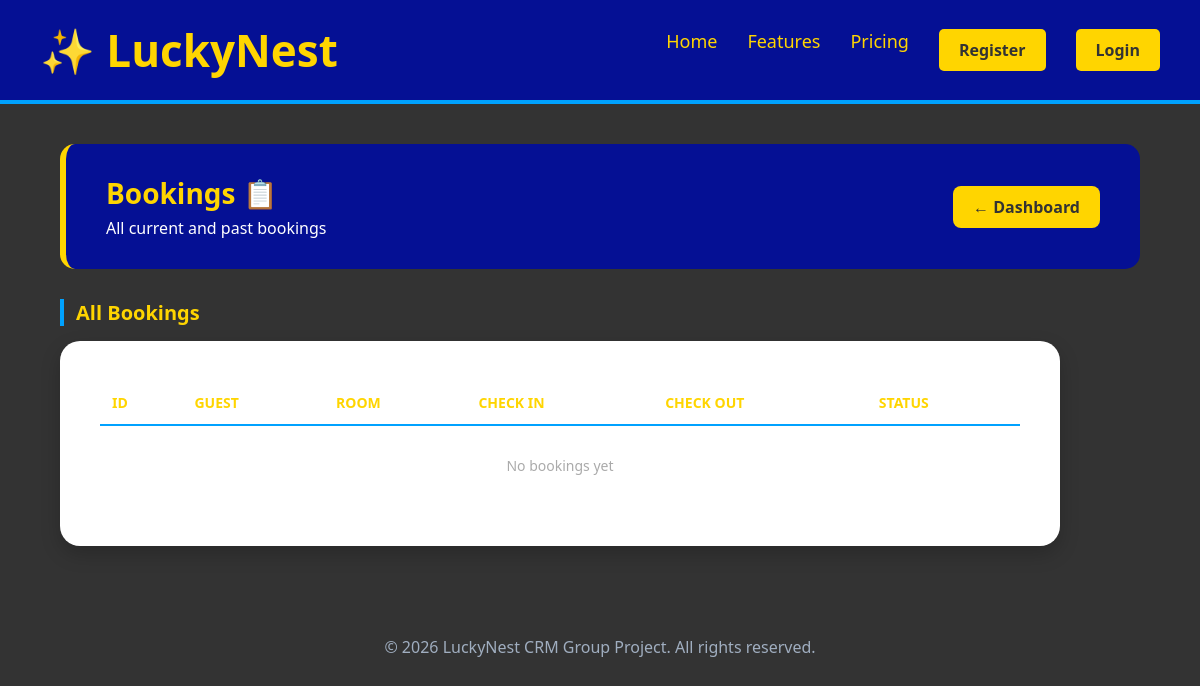
The app's page /bookings (signed in), older data.
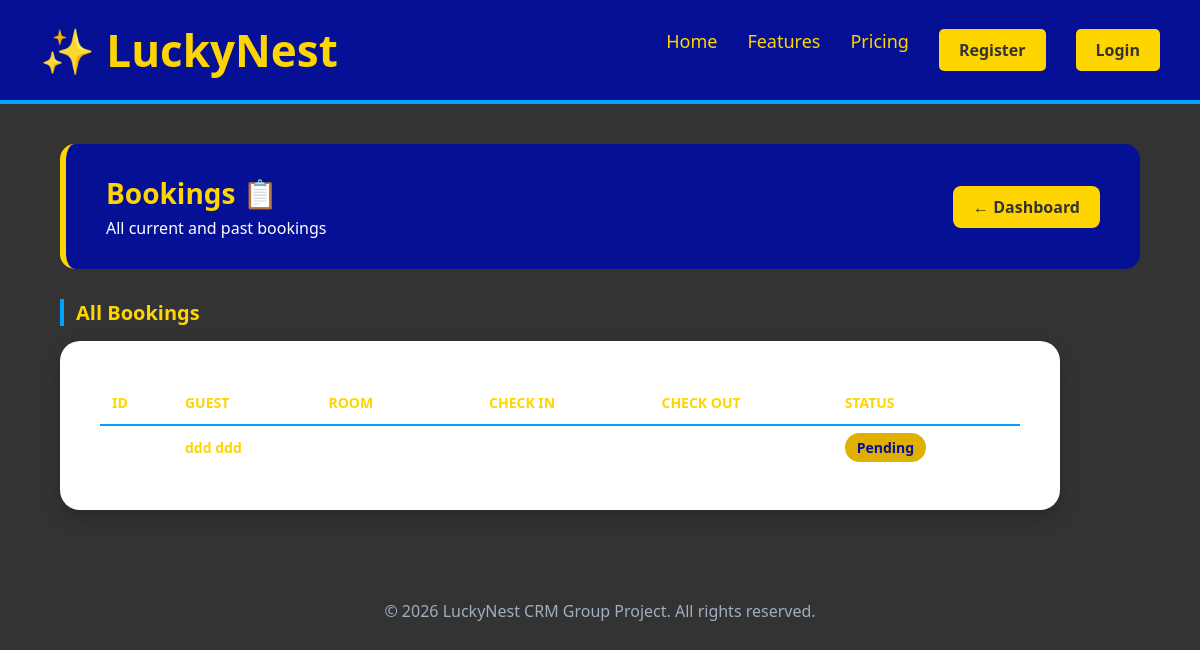
The same page, newer data.
### tables this page shows
CREATE TABLE Booking (
        BookingID INTEGER PRIMARY KEY AUTOINCREMENT,
        GuestID INT NOT NULL,
        RoomID INT NOT NULL,
        BookingDate DATETIME NOT NULL DEFAULT CURRENT_TIMESTAMP,
        CheckInDate DATE NOT NULL,
        CheckOutDate DATE NOT NULL,
        Status VARCHAR(20) NOT NULL,
        TotalAmount DECIMAL(10,2),
        SecurityDepositPaid TEXT DEFAULT 0,
        FOREIGN KEY (GuestID) REFERENCES Guest(GuestID),
        FOREIGN KEY (RoomID) REFERENCES Room(RoomID)
    );

CREATE TABLE Guest (
            GuestID INTEGER PRIMARY KEY AUTOINCREMENT,
            UserID INT NOT NULL,
            FirstName VARCHAR(50) NOT NULL,
            LastName VARCHAR(50) NOT NULL,
            Email VARCHAR(50) UNIQUE NOT NULL,
            TelNo VARCHAR(11) UNIQUE NOT NULL,
            Address TEXT,
            IDProofType VARCHAR(50),
            IDNumber VARCHAR(20),
            Occupation VARCHAR(50),
            DOB DATE,
            EmergencyContactName VARCHAR(100),
            EmergencyContactRelationship VARCHAR(50),
            EmergencyContactNumber VARCHAR(20),
            FOREIGN KEY (UserID) REFERENCES User(UserID)
        );

### app.py (the view)
@app.route('/bookings')
def bookings():
    if 'user_id' not in session:
        return redirect(url_for('login'))
    conn = get_db()
    all_bookings = conn.execute('''
        SELECT b.BookingID, g.FirstName, g.LastName, r.RoomNo,
               b.CheckInDate, b.CheckOutDate, b.Status
        FROM Booking b
        JOIN Guest g ON b.GuestID = g.GuestID
        JOIN Room r ON b.RoomID = r.RoomID
        ORDER BY b.BookingID DESC
    ''').fetchall()
    conn.close()
    return render_template('bookings.html', bookings=all_bookings)

### database.py (called while the page is built)
def get_db():
    conn = sqlite3.connect('luckynest.db')
    conn.row_factory = sqlite3.Row
    return conn

### templates/bookings.html (shortened to what this page needs)
{% extends "base.html" %}
{% block content %}
<div class="dashboard-wrapper">
    <div class="dashboard-banner">
        <div>
            <h1>Bookings 📋</h1>
            <p>All current and past bookings</p>
        </div>
        <a href="{{ url_for('dashboard') }}" class="btn-logout">← Dashboard</a>
    </div>
    <div class="section-title">All Bookings</div>
    <div class="table-container">
        <table class="dash-table">
            <thead>
                <tr>
                    <th>ID</th>
                    <th>Guest</th>
                    <th>Room</th>
                    <th>Check In</th>
                    <th>Check Out</th>
                    <th>Status</th>
                </tr>
            </thead>
            <tbody>
                {% if bookings %}
                    {% for booking in bookings %}
                    <tr>
                        <td>#{{ booking.BookingID }}</td>
                        <td><strong style="color:#FFD500;">{{ booking.FirstName }} {{ booking.LastName }}</strong></td>
                        <td>Room {{ booking.RoomNo }}</td>
                        <td>{{ booking.CheckInDate }}</td>
                        <td>{{ booking.CheckOutDate }}</td>
                        <td><span class="status-badge">{{ booking.Status }}</span></td>
                    </tr>
                    {% endfor %}
                {% else %}
                    <tr>
                        <td colspan="6" style="text-align:center; color:#aaa; padding:30px;">
                            No bookings yet
                        </td>
                    </tr>
                {% endif %}
            </tbody>
        </table>
    </div>
</div>
{% endblock %}

Row changes from the older to the newer data that the page shows:
added Booking: FirstName "ddd", LastName "ddd", Status "Pending"
Text that changed along with them:
text no longer shown: "No bookings yet"
